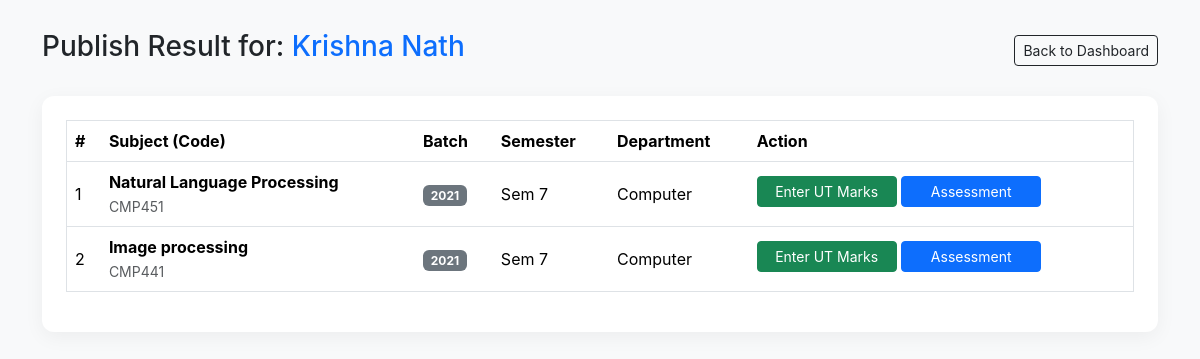
/publish_result.php (signed in), run on the app's committed database.
### tables this page shows
CREATE TABLE `teachers` (
  `id` int NOT NULL AUTO_INCREMENT,
  `full_name` varchar(100) NOT NULL,
  `email` varchar(100) NOT NULL,
  `password` varchar(255) NOT NULL,
  `employee_id` varchar(50) NOT NULL,
  `department` varchar(100) DEFAULT NULL,
  `contact` varchar(20) DEFAULT NULL,
  `profile_pic` varchar(255) DEFAULT NULL,
  `is_hod` tinyint(1) DEFAULT '0',
  `is_verified` tinyint(1) DEFAULT '0',
  `otp` varchar(6) DEFAULT NULL,
  `otp_expiry` datetime DEFAULT NULL,
  `created_at` timestamp NULL DEFAULT CURRENT_TIMESTAMP,
  `is_logged_in` tinyint(1) DEFAULT '0',
  PRIMARY KEY (`id`),
  UNIQUE KEY `email` (`email`),
  UNIQUE KEY `employee_id` (`employee_id`)
);

CREATE TABLE `teacher_subjects` (
  `id` int NOT NULL AUTO_INCREMENT,
  `teacher_id` int NOT NULL,
  `subject_map_id` int NOT NULL,
  `mark_lock` tinyint(1) NOT NULL DEFAULT '0',
  `batch_year` int DEFAULT NULL,
  `department_id` int NOT NULL,
  `section` varchar(10) DEFAULT NULL,
  `is_published` tinyint(1) NOT NULL DEFAULT '0',
  `semester_id` int NOT NULL,
  `syllabus_type` enum('Old','New') DEFAULT 'New',
  `total_marks` int DEFAULT '100',
  `pass_marks` int DEFAULT '0',
  `total_attendance` int DEFAULT '50',
  `marks_type` varchar(50) NOT NULL DEFAULT 'Regular',
  `attendance_marks` int DEFAULT '0',
  PRIMARY KEY (`id`),
  KEY `teacher_id` (`teacher_id`),
  KEY `subject_map_id` (`subject_map_id`)
);

CREATE TABLE `subjects_master` (
  `id` int NOT NULL AUTO_INCREMENT,
  `department_id` int NOT NULL,
  `semester_id` int DEFAULT NULL,
  `subject_name` varchar(255) NOT NULL,
  `subject_code` varchar(50) DEFAULT NULL,
  `credit_hours` decimal(3,1) NOT NULL,
  `is_elective` tinyint(1) DEFAULT '0',
  PRIMARY KEY (`id`)
);

CREATE TABLE `departments` (
  `id` int NOT NULL AUTO_INCREMENT,
  `department_name` varchar(100) NOT NULL,
  `duration_years` int NOT NULL,
  `total_semesters` int NOT NULL,
  `hod_id` int DEFAULT NULL,
  PRIMARY KEY (`id`),
  UNIQUE KEY `department_name` (`department_name`)
);

### publish_result.php (the view, shortened to what this page needs)
<?php
require 'db_config.php';
$teacher_id = $_SESSION['teacher_id'];
$teacher_res = $conn->query("SELECT full_name FROM teachers WHERE id=$teacher_id");
$teacher = $teacher_res->fetch_assoc();
$query = "
    SELECT
        ts.id AS teacher_subject_id,
        sm.id AS subject_master_id,
        sm.subject_name,
        sm.subject_code,
        sm.credit_hours,
        ts.batch_year,
        ts.semester_id,
        d.department_name,
        ts.department_id
    FROM teacher_subjects ts
    JOIN subjects_master sm ON ts.subject_map_id = sm.id
    JOIN departments d ON ts.department_id = d.id
    WHERE ts.teacher_id = ?
    ORDER BY ts.batch_year DESC, ts.semester_id ASC
";
$stmt = $conn->prepare($query);
$stmt->bind_param("i", $teacher_id);
$stmt->execute();
$result = $stmt->get_result();
?>
<!DOCTYPE html>
<html lang="en">
<head>
    <link href="https://cdn.jsdelivr.net/npm/bootstrap@5.3.3/dist/css/bootstrap.min.css" rel="stylesheet">
</head>
<body>
<div class="container">
    <div class="d-flex justify-content-between align-items-center mb-4">
        <h3>Publish Result for: <span class="text-primary"><?= htmlspecialchars($teacher['full_name']) ?></span></h3>
        <a href="teacher_dashboard.php" class="btn btn-outline-dark btn-sm">Back to Dashboard</a>
    </div>
    <div class="main-card p-4">
        <?php if($result && $result->num_rows > 0): ?>
        <div class="table-responsive">
            <table class="table table-hover align-middle border">
                <thead>
                    <tr>
                        <th>#</th>
                        <th>Subject (Code)</th>
                        <th>Batch</th>
                        <th>Semester</th>
                        <th>Department</th>
                        <th>Action</th>
                    </tr>
                </thead>
                <tbody>
                    <?php $i=1; while($row = $result->fetch_assoc()):
                        $m_id = $row['subject_master_id'];
                        $check = $conn->query("SELECT id FROM results WHERE subject_id = $m_id LIMIT 1");
                        $has_marks = $check->num_rows > 0;
                    ?>
                    <tr>
                        <td><?= $i++ ?></td>
                        <td>
                            <div class="fw-bold"><?= htmlspecialchars($row['subject_name']) ?></div>
                            <small class="text-muted"><?= htmlspecialchars($row['subject_code']) ?></small>
                        </td>
                        <td><span class="badge bg-secondary"><?= $row['batch_year'] ?></span></td>
                        <td>Sem <?= $row['semester_id'] ?></td>
                        <td><?= htmlspecialchars($row['department_name']) ?></td>
                        <td>
                            <?php
                                $params = "subject_id=" . $row['subject_master_id'] .
                                          "&ts_id=" . $row['teacher_subject_id'] .
                                          "&batch=" . $row['batch_year'] .
                                          "&sem=" . $row['semester_id'] .
                                          "&dept=" . $row['department_id'];
                            ?>
                            <a href="ut_marks.php?<?= $params ?>" class="btn <?= $has_marks ? 'btn-info' : 'btn-success' ?> btn-sm btn-action">
                                <?= $has_marks ? 'View/Edit UT' : 'Enter UT Marks' ?>
                            </a>
                            <a href="assessment.php?<?= $params ?>" class="btn btn-primary btn-sm btn-action">
                                Assessment
                            </a>
                        </td>
                    </tr>
                    <?php endwhile; ?>
                </tbody>
            </table>
        </div>
        <?php else: ?>
            <div class="alert alert-warning">No subjects have been assigned to you.</div>
        <?php endif; ?>
    </div>
</div>
</body>
</html>

### publish_result.php (style rules this page uses)
body { padding: 30px; background: #f8f9fa; font-family: 'Inter', sans-serif; }
.main-card { background: white; border-radius: 12px; box-shadow: 0 5px 20px rgba(0,0,0,0.05); border: none; }
.table thead { background: #0b3d91; color: white; }
.btn-action { min-width: 140px; margin-bottom: 5px; }

### data on the page
teachers: full_name "Krishna Nath"
teacher_subjects: subjects_master.subject_name "Natural Language Processing", subjects_master.subject_code "CMP451", batch_year "2021", semester "7", department.department_name "Computer"
teacher_subjects: subjects_master.subject_name "Image processing", subjects_master.subject_code "CMP441", batch_year "2021", semester "7", department.department_name "Computer"
